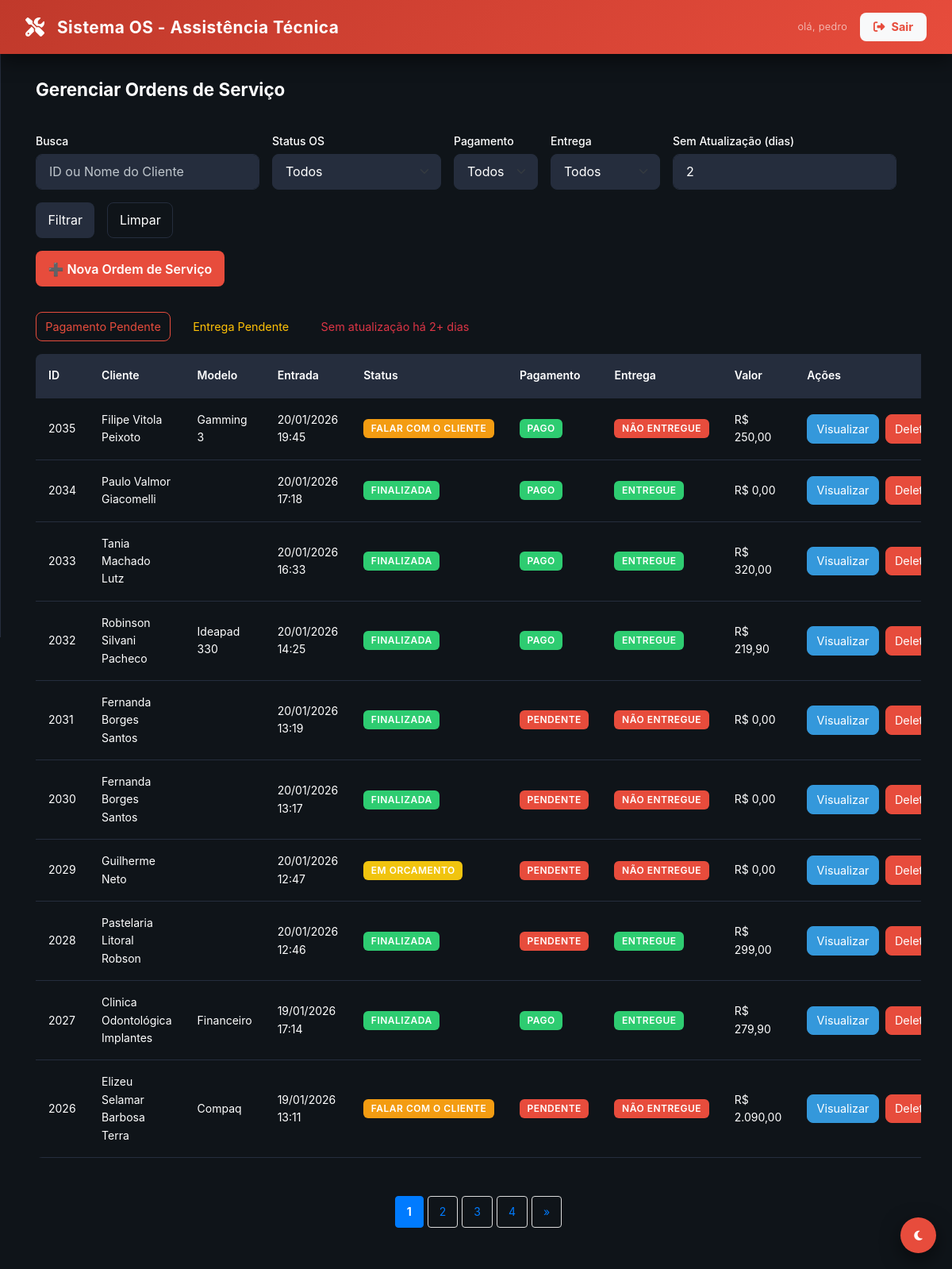
/ordens?sem_atualizacao_dias=2 (signed in), run on an earlier commit of the app's database.
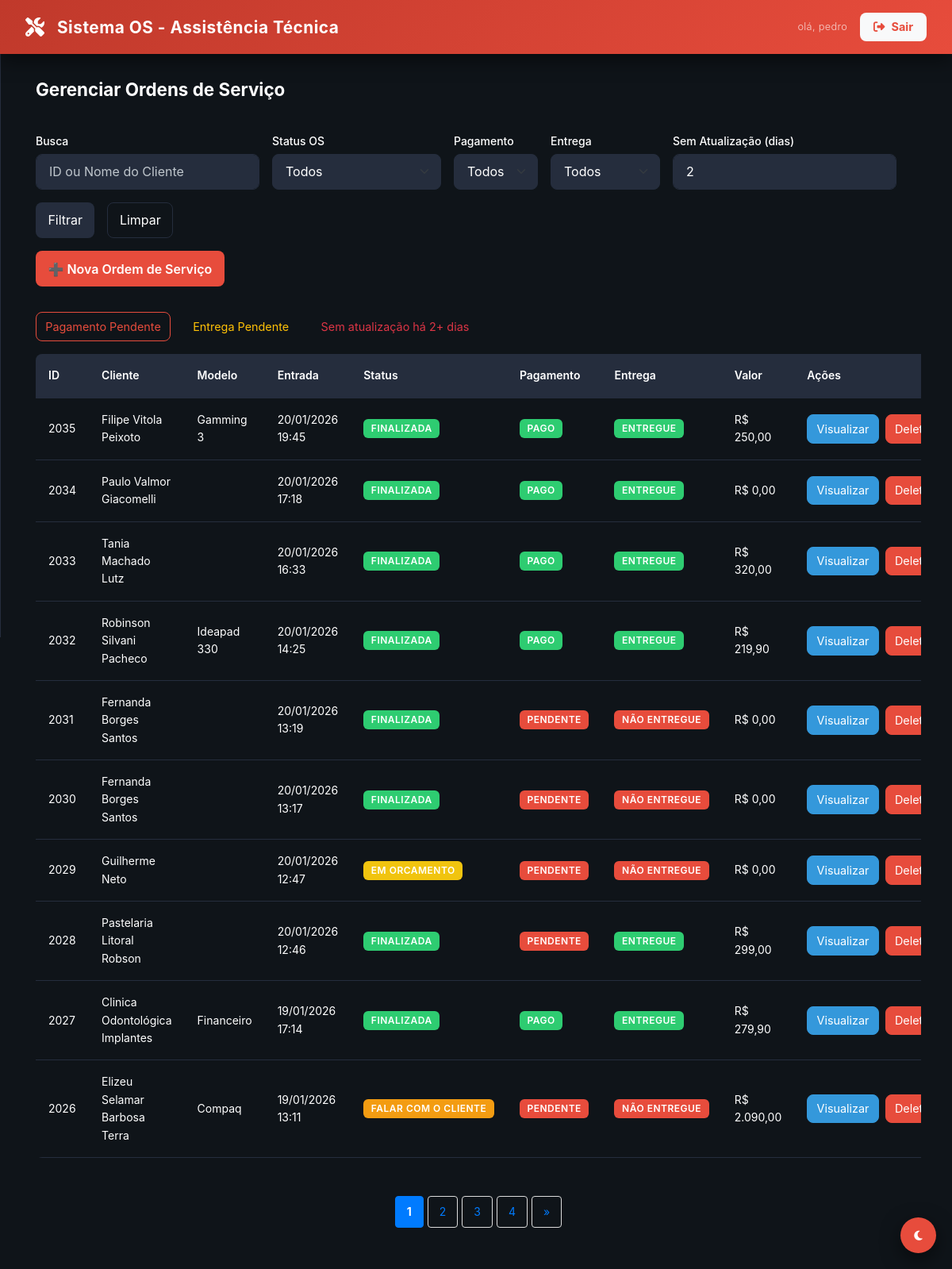
And on a later commit of the database.
### tables this page shows
CREATE TABLE `ordens_servico` (
  `id` int NOT NULL,
  `cliente_id` int NOT NULL,
  `equipamento_id` int DEFAULT NULL,
  `defeito_relatado` text NOT NULL,
  `laudo_tecnico` text,
  `valor_total_produtos` decimal(10,2) DEFAULT '0.00',
  `valor_total_servicos` decimal(10,2) DEFAULT '0.00',
  `valor_total_os` decimal(10,2) DEFAULT '0.00',
  `valor_desconto` decimal(10,2) DEFAULT '0.00',
  `status_atual_id` int NOT NULL,
  `status_pagamento` enum('pendente','pago','parcial') DEFAULT 'pendente',
  `status_entrega` enum('nao_entregue','entregue') DEFAULT 'nao_entregue',
  `ativo` tinyint(1) DEFAULT '1',
  `created_at` timestamp NULL DEFAULT CURRENT_TIMESTAMP,
  `updated_at` timestamp NULL DEFAULT NULL
);

CREATE TABLE `status_os` (
  `id` int NOT NULL,
  `nome` varchar(50) NOT NULL,
  `cor` varchar(7) DEFAULT '#000000',
  `ordem` int DEFAULT '0'
);

CREATE TABLE `clientes` (
  `id` int NOT NULL,
  `nome_completo` varchar(150) NOT NULL,
  `tipo_pessoa` varchar(20) NOT NULL,
  `documento` varchar(20) DEFAULT NULL,
  `email` varchar(150) DEFAULT NULL,
  `telefone_principal` varchar(20) DEFAULT NULL,
  `telefone_secundario` varchar(20) DEFAULT NULL,
  `endereco_logradouro` varchar(150) DEFAULT NULL,
  `endereco_numero` varchar(10) DEFAULT NULL,
  `endereco_bairro` varchar(60) DEFAULT NULL,
  `endereco_cidade` varchar(60) DEFAULT NULL,
  `data_nascimento` date DEFAULT NULL,
  `observacoes` text,
  `ativo` tinyint(1) DEFAULT '1',
  `created_at` timestamp NULL DEFAULT CURRENT_TIMESTAMP,
  `updated_at` timestamp NULL DEFAULT NULL
);

CREATE TABLE `equipamentos` (
  `id` int NOT NULL,
  `cliente_id` int NOT NULL,
  `ordem_servico_id` int DEFAULT NULL,
  `tipo` varchar(50) NOT NULL,
  `marca` varchar(50) DEFAULT NULL,
  `modelo` varchar(100) DEFAULT NULL,
  `serial` varchar(100) DEFAULT NULL,
  `senha` varchar(100) DEFAULT NULL,
  `acessorios` text,
  `possui_fonte` tinyint(1) DEFAULT '0',
  `sn_fonte` varchar(100) DEFAULT NULL,
  `ativo` tinyint(1) DEFAULT '1'
);

### app/Views/os/index.php (the view, shortened to what the changed rows need)
<?php
require_once __DIR__ . '/../layout/main.php';
?>
<div class="container">
    <div class="d-flex justify-between align-center mb-4 flex-wrap gap-2">
        <h1><?= $title ?></h1>
        <div class="d-flex gap-2 flex-wrap">
            <form action="<?= BASE_URL ?>ordens" method="GET" class="d-flex gap-2 flex-wrap align-items-end">
                <div>
                    <label class="form-label mb-1">Busca</label>
                    <input type="text" name="search" class="form-control" placeholder="ID ou Nome do Cliente" value="<?= htmlspecialchars($search ?? '') ?>">
                </div>
                <div>
                    <label class="form-label mb-1">Status OS</label>
                    <select name="status_id" class="form-select">
                        <option value="">Todos</option>
                    </select>
                </div>
                <div>
                    <label class="form-label mb-1">Pagamento</label>
                    <select name="status_pagamento" class="form-select">
                        <option value="">Todos</option>
                    </select>
                </div>
                <div>
                    <label class="form-label mb-1">Entrega</label>
                    <select name="status_entrega" class="form-select">
                        <option value="">Todos</option>
                    </select>
                </div>
                <div>
                    <label class="form-label mb-1">Sem Atualização (dias)</label>
                    <input type="number" name="sem_atualizacao_dias" class="form-control" min="0" value="<?= htmlspecialchars((string)($filters['sem_atualizacao_dias'] ?? '')) ?>" placeholder="ex: 2">
                </div>
                <div class="d-flex gap-2">
                    <button type="submit" class="btn btn-secondary">Filtrar</button>
                    <a href="<?= BASE_URL ?>ordens" class="btn btn-outline-secondary">Limpar</a>
                </div>
            </form>
            <a href="<?= BASE_URL ?>ordens/form" class="btn btn-primary">
                ➕ Nova Ordem de Serviço
            </a>
        </div>
    </div>
    <div class="mb-3 d-flex gap-2 flex-wrap">
        <a class="btn btn-outline-primary btn-sm" href="<?= BASE_URL ?>ordens?status_pagamento=pendente">Pagamento Pendente</a>
        <a class="btn btn-outline-warning btn-sm" href="<?= BASE_URL ?>ordens?status_entrega=nao_entregue">Entrega Pendente</a>
        <a class="btn btn-outline-danger btn-sm" href="<?= BASE_URL ?>ordens?sem_atualizacao_dias=2">Sem atualização há 2+ dias</a>
    </div>
    <?php if (empty($ordens)): ?>
        <div class="card">
            <div class="alert alert-info m-0">Nenhuma Ordem de Serviço encontrada.</div>
        </div>
    <?php else: ?>
        <div class="overflow-x-auto">
            <table class="table">
                <thead>
                    <tr>
                        <th>ID</th>
                        <th>Cliente</th>
                        <th>Modelo</th>
                        <th>Entrada</th>
                        <th>Status</th>
                        <th>Pagamento</th>
                        <th>Entrega</th>
                        <th>Valor</th>
                        <th>Ações</th>
                    </tr>
                </thead>
                <tbody>
                    <?php foreach ($ordens as $ordem): ?>
                        <tr>
                            <td><?= $ordem['id'] ?></td>
                            <td><?= htmlspecialchars($ordem['cliente_nome'] ?? $ordem['cliente_id']) ?></td>
                            <td><?= htmlspecialchars($ordem['equipamento_modelo'] ?? 'N/A') ?></td>
                            <td><?= date('d/m/Y H:i', strtotime($ordem['created_at'])) ?></td>
                            <td>
                                <span class="badge" style="background-color: <?= $ordem['status_cor'] ?? 'var(--bg-tertiary)' ?>;">
                                    <?= htmlspecialchars($ordem['status_nome'] ?? '') ?>
                                </span>
                            </td>
                            <td>
                                <?php
                                    $status_pag = $ordem['status_pagamento'] ?? 'pendente';
                                    $pag_cor = ($status_pag === 'pago') ? '#2ecc71' : (($status_pag === 'parcial') ? '#f1c40f' : '#e74c3c');
                                    $pag_label = ($status_pag === 'pago') ? 'Pago' : (($status_pag === 'parcial') ? 'Parcial' : 'Pendente');
                                ?>
                                <span class="badge" style="background-color: <?= $pag_cor ?>;">
                                    <?= $pag_label ?>
                                </span>
                            </td>
                            <td>
                                <?php
                                    $status_ent = $ordem['status_entrega'] ?? 'nao_entregue';
                                    $ent_cor = ($status_ent === 'entregue') ? '#2ecc71' : '#e74c3c';
                                    $ent_label = ($status_ent === 'entregue') ? 'Entregue' : 'Não Entregue';
                                ?>
                                <span class="badge" style="background-color: <?= $ent_cor ?>;">
                                    <?= $ent_label ?>
                                </span>
                            </td>
                            <td>R$ <?= number_format($ordem['valor_total_os'] ?? 0, 2, ',', '.') ?></td>
                            <td>
                                <div class="d-flex gap-1">
                                    <a href="<?= BASE_URL ?>ordens/view?id=<?= $ordem['id'] ?>" class="btn btn-sm btn-info">Visualizar</a>
                                    <form action="<?= BASE_URL ?>ordens/deletar" method="POST" class="d-inline">
                                        <button type="submit" class="btn btn-sm btn-danger" onclick="return confirm('Tem certeza que deseja deletar esta Ordem de Serviço?');">Deletar</button>
                                    </form>
                                </div>
                            </td>
                        </tr>
                    <?php endforeach; ?>
                </tbody>
            </table>
        </div>
        <?php if (($totalPaginas ?? 0) > 1): ?>
            <div class="mt-4">
                <div class="pagination">
                    <?php
                        $p_atual = $paginaAtual ?? 1;
                        $raio = 2;
                        $query_search = !empty($search) ? '&search=' . urlencode($search) : '';
                        $query_filters = '';
                        if (!empty($filters['sem_atualizacao_dias'])) $query_filters .= '&sem_atualizacao_dias=' . (int)$filters['sem_atualizacao_dias'];
                        $qs = $query_search . $query_filters;
                    ?>
                    <?php
                    $inicio = max(1, $p_atual - $raio);
                    $fim = min($totalPaginas, $p_atual + $raio);
                    for ($i = $inicio; $i <= $fim; $i++):
                    ?>
                        <a href="<?= BASE_URL . 'ordens?pagina=' . $i . $qs ?>" class="<?= ($i == $p_atual) ? 'active' : '' ?>">
                            <?= $i ?>
                        </a>
                    <?php endfor; ?>
                    <?php if ($p_atual < ($totalPaginas - $raio)): ?>
                        <a href="<?= BASE_URL . 'ordens?pagina=' . $totalPaginas . $qs ?>"><?= $totalPaginas ?></a>
                    <?php endif; ?>
                    <?php if ($p_atual < $totalPaginas): ?>
                        <a href="<?= BASE_URL . 'ordens?pagina=' . ($p_atual + 1) . $qs ?>">»</a>
                    <?php endif; ?>
                </div>
            </div>
        <?php endif; ?>
    <?php endif; ?>
</div>

### app/Core/Router.php (shortened to what the changed rows need)
<?php
class Router
{
    protected array $routes = [];
    public function add(string $method, string $uri, string $controller): void
    {
        $this->routes[] = [
            'uri' => trim($uri, '/'),
            'controller' => $controller,
            'method' => strtoupper($method),
        ];
    }
    public function dispatch(string $uri, string $method): void
    {
        $uri = trim($uri, '/');
        $method = strtoupper($method);
        foreach ($this->routes as $route) {
            if ($route['uri'] === $uri && $route['method'] === $method) {
                $parts = explode('@', $route['controller']);
                $action = $parts[1] ?? 'index';
                $controller = new $controllerClass();
                $controller->$action();
                return;
            }
        }
    }
}

What changed in the data, as far as the page shows it:
changed ordens_servico "Filipe Vitola Peixoto": status_atual_id 9 → 5 (drawn); status_atual.nome "FALAR COM O CLIENTE" → "FINALIZADA"; status_entrega "NÃO ENTREGUE" → "ENTREGUE"
